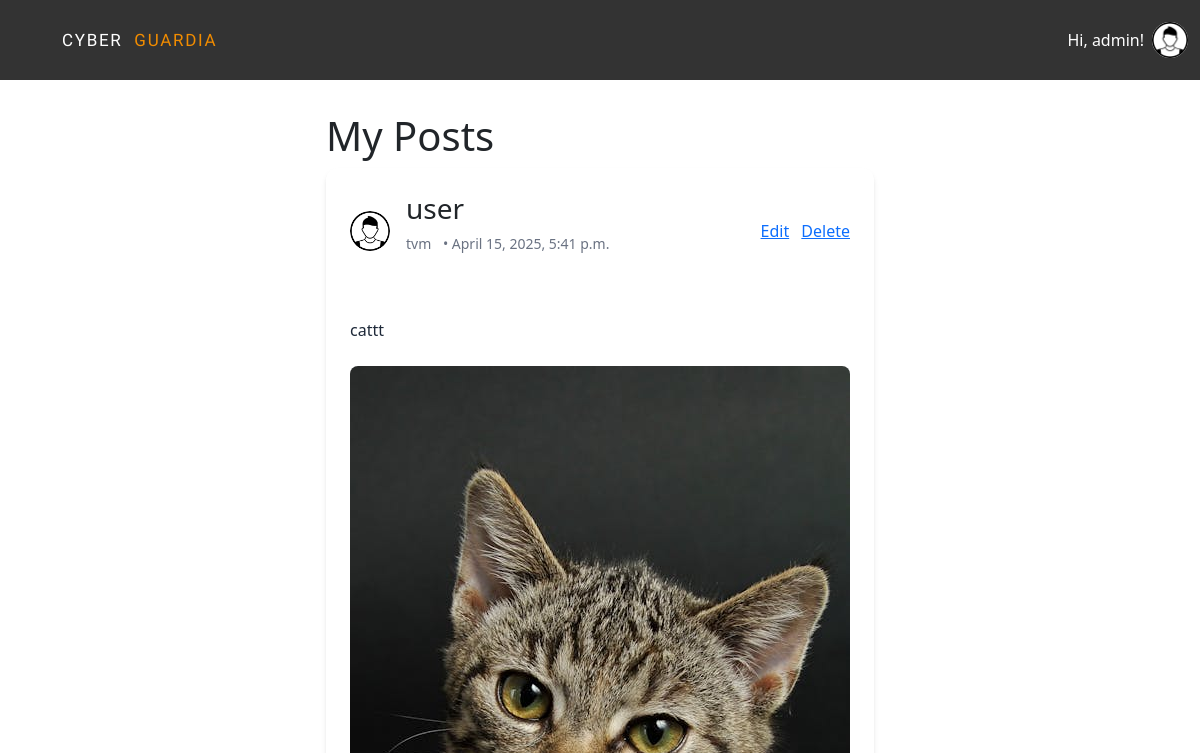
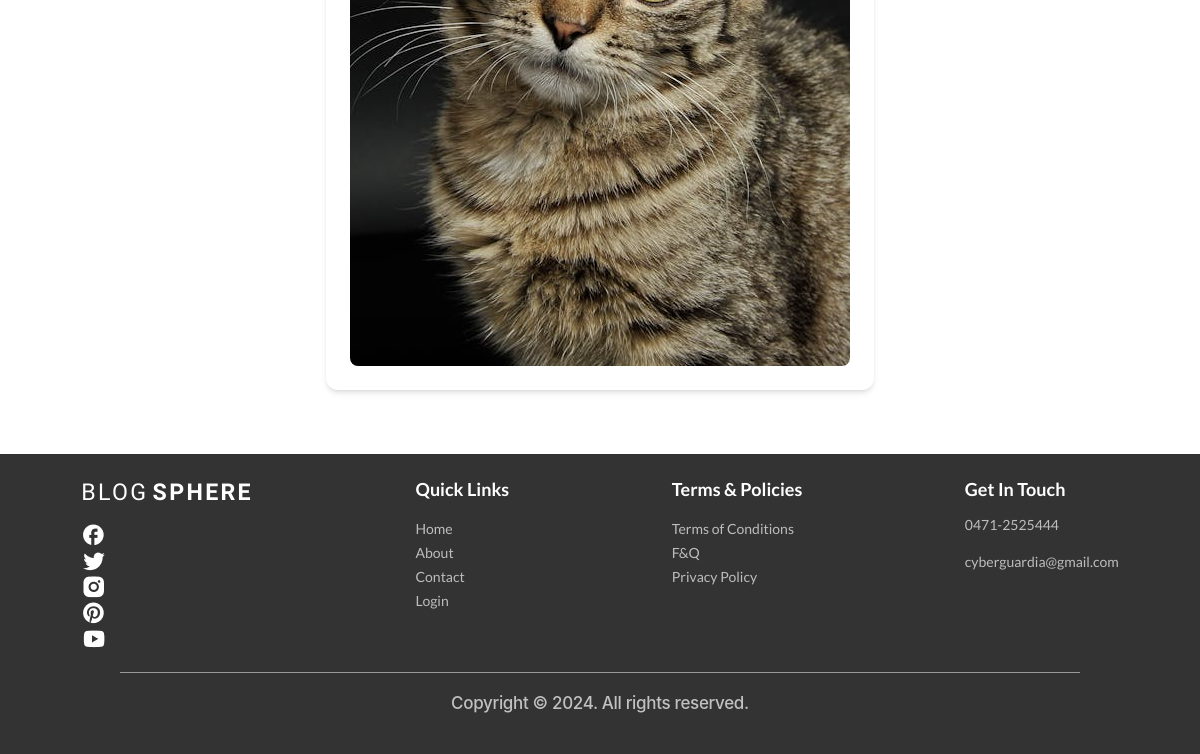
The page /posts/my-posts/19/ (signed in) on the database as committed earlier (2 pictures, top to bottom).
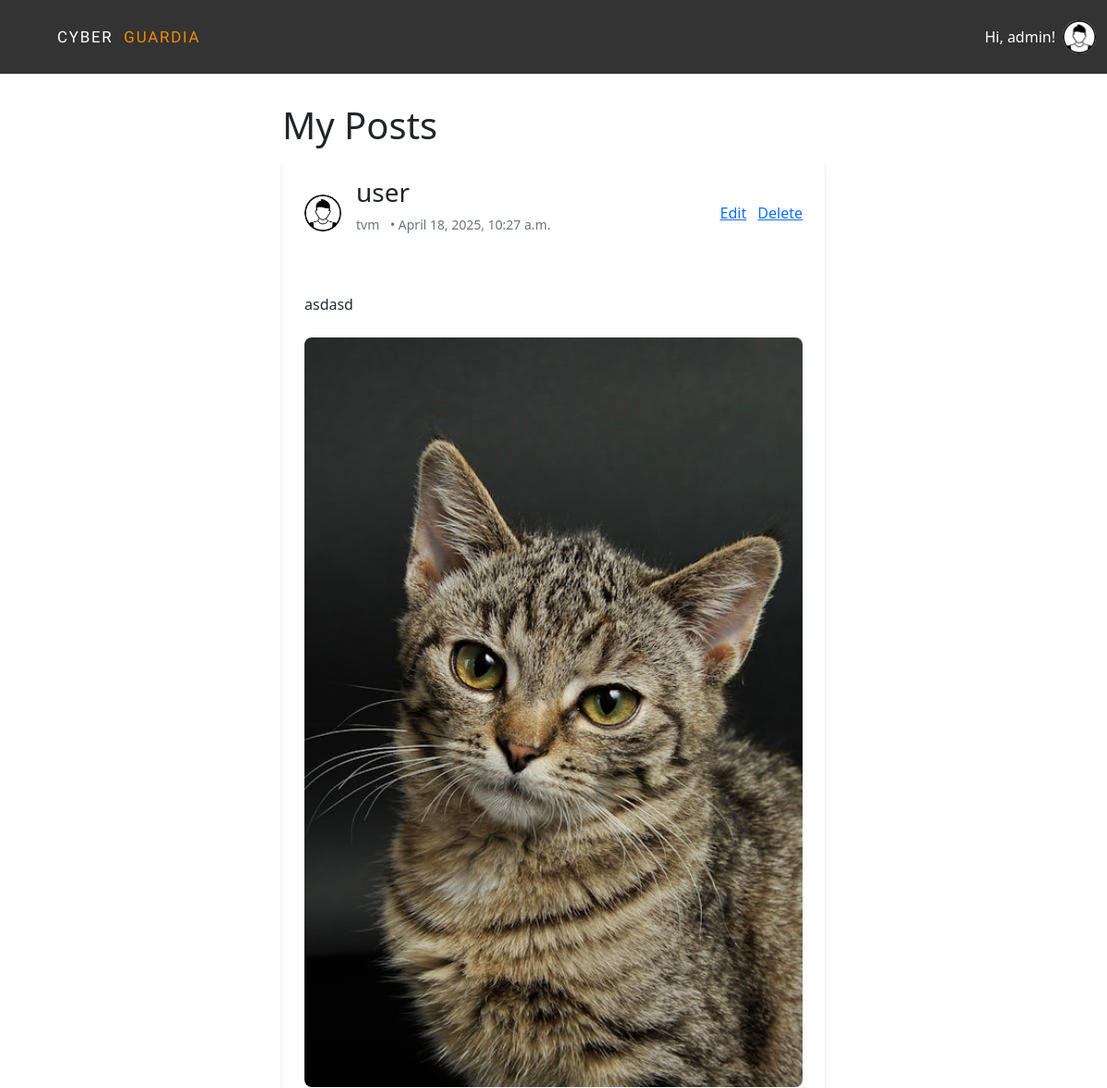
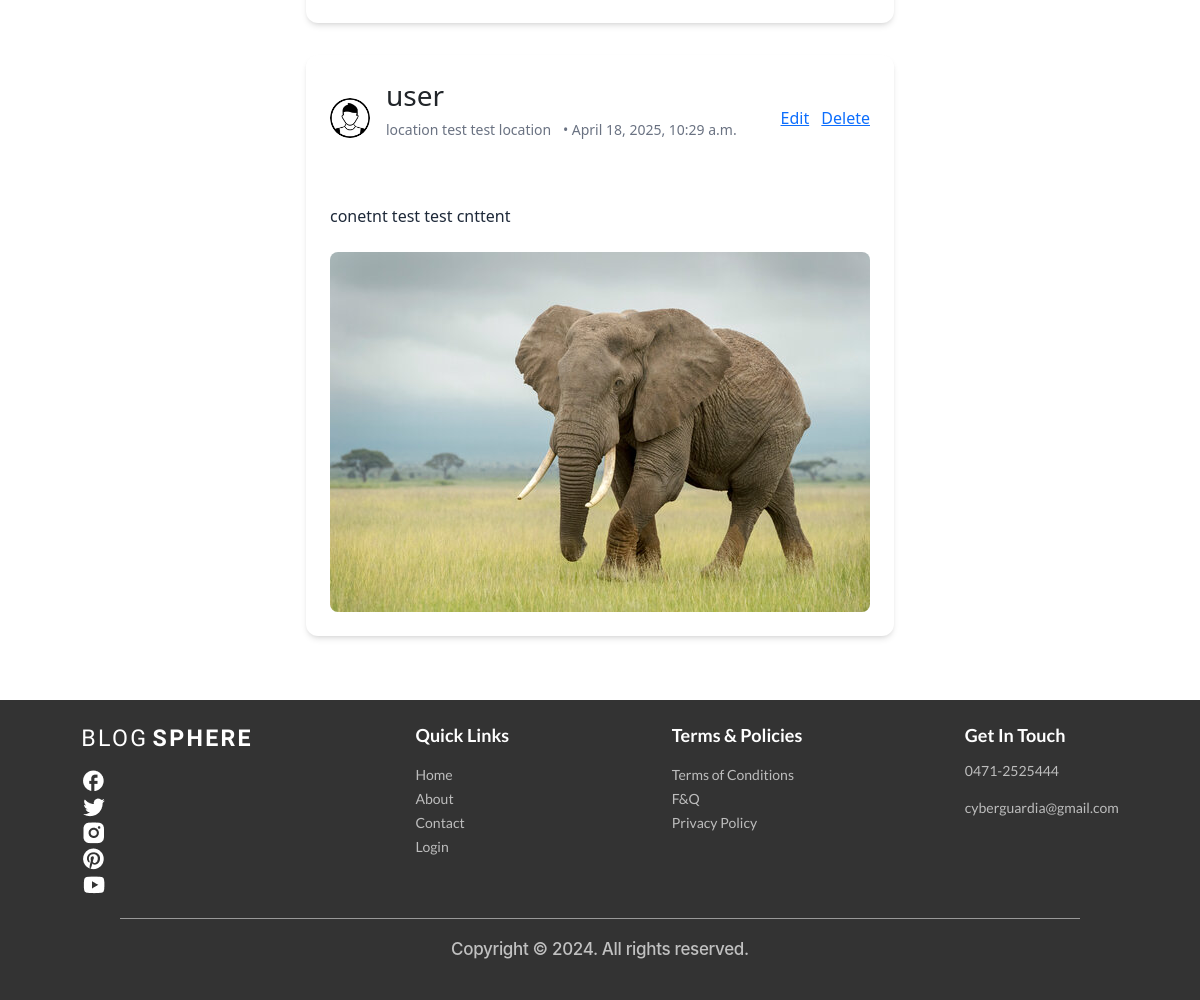
The same page on the database as committed later (2 pictures, top to bottom).
### posts/models.py (models this page shows, shortened)
class Post(models.Model):
    user = models.ForeignKey(User, on_delete=models.CASCADE)
    title = models.CharField(max_length=255, blank=True)
    content = models.TextField(blank=True)
    location = models.CharField(max_length=255, blank=True)
    image = models.ImageField(upload_to='post_images/', blank=True, null=True)
    created_at = models.DateTimeField(auto_now_add=True)

### account/models.py (models this page shows)
class User(AbstractUser):
    USER_TYPE_CHOICES = (
        ('normal', 'Normal User'),
        ('advertiser', 'Advertiser'),
    )
    user_type = models.CharField(max_length=20, choices=USER_TYPE_CHOICES, default='normal')

### accounts/models.py (models this page shows, shortened)
class Profile(models.Model):
    user = models.OneToOneField(User, on_delete=models.CASCADE)
    area_of_interest = models.CharField(max_length=255, blank=True)
    age = models.IntegerField(null=True)
    country = models.CharField(max_length=20, null=True)
    state = models.CharField(max_length=20, null=True)
    safe_mode = models.BooleanField(default=True)
    profile_image = models.ImageField(upload_to='profile_images/', null=True, blank=True)

### posts/views.py (the view)
# urls.py: path('my-posts/<int:user_id>/', my_posts, name='my_posts'),
@login_required
def my_posts(request, user_id):
    my_posts = Post.objects.filter(user_id=user_id)
    return render(request, 'posts/my_posts.html', {'my_posts':my_posts})

### posts/templates/posts/my_posts.html (shortened to what this page needs)
{% extends "base.html" %}
{% block content %}
<main class="max-w-7xl mx-auto px-4 py-8">
    <h1 class="text-2xl font-semibold mb-6">My Posts</h1>
    {% if my_posts %}
        {% for post in my_posts %}
            <div class="max-w-2xl mx-auto bg-white rounded-xl shadow-md overflow-hidden mb-8">
                <div class="p-4 flex items-center justify-between">
                    <div class="flex items-center space-x-4">
                        <img src="{{ post.user.profile.profile_image.url }}" alt="Profile"
                             class="w-10 h-10 rounded-full" />
                        <div>
                            <h3 class="font-semibold text-gray-800">{{ post.user.username }}</h3>
                            <p class="text-sm text-gray-500">
                                <span class="mr-2">{{ post.location }}</span>
                                <span>• {{ post.created_at }}</span>
                            </p>
                        </div>
                    </div>
                    <div class="space-x-2">
                        <a href="{% url 'edit_post' post.id %}" class="text-blue-600 hover:underline">Edit</a>
                        <a href="{% url 'delete_my_post' post.id %}" class="text-red-600 hover:underline">Delete</a>
                    </div>
                </div>
                <div class="p-4">
                    <p class="text-gray-800 mb-4">{{ post.content }}</p>
                    {% if post.image %}
                        <img src="{{ post.image.url }}" alt="Post Image" class="w-full object-cover rounded-lg" />
                    {% endif %}
                </div>
            </div>
        {% endfor %}
    {% else %}
        <p class="text-gray-600 text-center mt-10">You haven’t created any posts yet.</p>
    {% endif %}
</main>
{% endblock %}

Rows that differ between the two databases and show on the page:
removed Post: user.profile.profile_image (picture), user.username "user", location "tvm", created_at "April 15, 2025, 5:41 p.m.", content "cattt", image (picture)
added Post: user.profile.profile_image (picture), user.username "user", location "tvm", created_at "April 18, 2025, 10:27 a.m.", content "asdasd", image (picture)
added Post: user.profile.profile_image (picture), user.username "user", location "location test test location", created_at "April 18, 2025, 10:29 a.m.", content "conetnt test test cnttent", image (picture)
